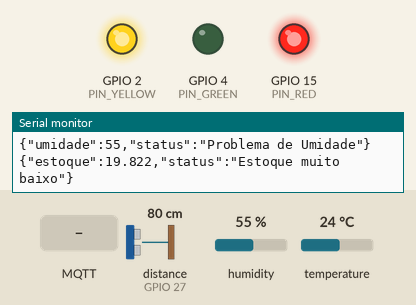
Recording of a sketch running on a simulated ESP32. Shown: output pins drawn as LEDs (lit = HIGH), the last lines printed to the serial monitor. Wiring (from diagram.json): ultrasonic range finder: trigger GPIO 14; echo GPIO 27. The inputs (shaded band) are chosen by the test bench; at power-on: distance to the obstacle (sensor on GPIO 27) 80 cm, humidity 55 %, temperature 24 °C. The echo pulse lasts 58.3 µs per cm; WiFi joins after 1.5 s; servers stay silent unless stated; no MQTT or app messages arrive unless stated; pins used as bus, display or sensor lines are not drawn.

Above: at 2.7 s.
2.8 s: distance to the obstacle (sensor on GPIO 27) set to 118 cm
5.2 s: distance to the obstacle (sensor on GPIO 27) set to 125 cm
At 7.2 s:
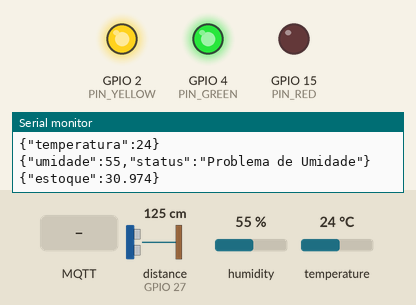
7.5 s: humidity set to 52 %
9.2 s: humidity set to 49 %
At 11.2 s:
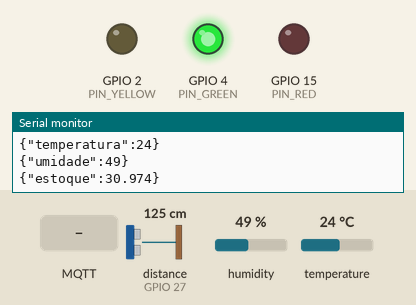
11.5 s: MQTT message "1" arrives on the first subscribed topic
At 11.8 s:
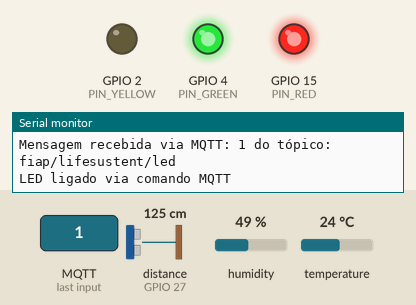
13.5 s: distance to the obstacle (sensor on GPIO 27) set to 2 cm
At 15.5 s:
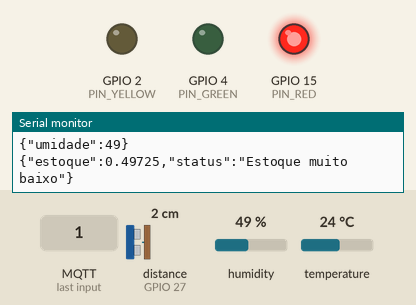
Timing chart, 0 to 16.5 s (numbered marks = the images above; inputs shaded):
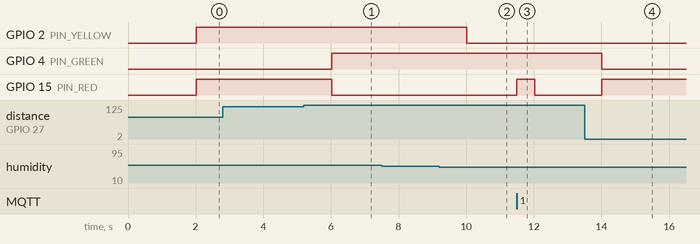

Measured:
- the behaviour switches between 121 and 122 cm on distance to the obstacle (sensor on GPIO 27) (found by bisection; images 0 and 1)
- the behaviour switches between 51 and 50 % on humidity (found by bisection; images 1 and 2)
- after the input at 5.2 s, GPIO 4 (PIN_GREEN): LOW → HIGH after 0.82 s; GPIO 15 (PIN_RED): HIGH → LOW after 0.82 s
- after the input at 9.2 s, GPIO 2 (PIN_YELLOW): HIGH → LOW after 0.82 s
- after the input at 11.5 s, GPIO 15 (PIN_RED): LOW → HIGH at once, → LOW 0.52 s later
- after the input at 13.5 s, GPIO 4 (PIN_GREEN): HIGH → LOW after 0.51 s; GPIO 15 (PIN_RED): LOW → HIGH after 0.51 s

The sketch:

sketch.ino
```cpp
#include <WiFi.h>
#include <ArduinoJson.h>
#include <DHTesp.h>
#include <PubSubClient.h>

// Configurações de WiFi
const char *SSID = "Wokwi-GUEST";
const char *PASSWORD = "";  // Substitua pelo sua senha

// Configurações de MQTT
const char *BROKER_MQTT = "broker.hivemq.com";
const int BROKER_PORT = 1883;
const char *ID_MQTT = "lifesustent";
const char *TOPIC_SUBSCRIBE_LED = "fiap/lifesustent/led";
const char *TOPIC_PUBLISH_TEMP = "fiap/lifesustent/temp";
const char *TOPIC_PUBLISH_UMID = "fiap/lifesustent/umid";
const char *TOPIC_PUBLISH_ESTQ = "fiap/lifesustent/estq";

// Configurações de Hardware
#define PIN_DHT 12
#define PIN_RED 15
#define PIN_YELLOW 2
#define PIN_GREEN 4
#define PIN_ULTRASONIC_TRIG 14
#define PIN_ULTRASONIC_ECHO 27
#define PUBLISH_DELAY 2000

// Variáveis globais
WiFiClient espClient;
PubSubClient MQTT(espClient);
DHTesp dht;
unsigned long publishUpdate = 0;
TempAndHumidity sensorValues;
const int TAMANHO = 200;
float duration_us, distance_cm;
float estoque;

// Protótipos de funções
void updateSensorValues();
void initWiFi();
void initMQTT();
void callbackMQTT(char *topic, byte *payload, unsigned int length);
void reconnectMQTT();
void reconnectWiFi();
void checkWiFIAndMQTT();

void updateSensorValues() {
  sensorValues = dht.getTempAndHumidity();
}

void initWiFi() {
  Serial.print("Conectando com a rede: ");
  Serial.println(SSID);
  WiFi.begin(SSID, PASSWORD);

  while (WiFi.status() != WL_CONNECTED) {
    delay(100);
    Serial.print(".");
  }

  Serial.println();
  Serial.print("Conectado com sucesso: ");
  Serial.println(SSID);
  Serial.print("IP: ");
  Serial.println(WiFi.localIP());
}

void initMQTT() {
  MQTT.setServer(BROKER_MQTT, BROKER_PORT);
  MQTT.setCallback(callbackMQTT);
}

void callbackMQTT(char *topic, byte *payload, unsigned int length) {
  String msg = String((char*)payload).substring(0, length);

  Serial.printf("Mensagem recebida via MQTT: %s do tópico: %s\n", msg.c_str(), topic);

  if (strcmp(topic, TOPIC_SUBSCRIBE_LED) == 0) {
    int valor = atoi(msg.c_str());

    if (valor == 1) {
      digitalWrite(PIN_RED, HIGH);
      Serial.println("LED ligado via comando MQTT");
    } else if (valor == 0) {
      digitalWrite(PIN_RED, LOW);
      Serial.println("LED desligado via comando MQTT");
    }
  }
}

void reconnectMQTT() {
  while (!MQTT.connected()) {
    Serial.print("Tentando conectar com o Broker MQTT: ");
    Serial.println(BROKER_MQTT);

    if (MQTT.connect(ID_MQTT)) {
      Serial.println("Conectado ao broker MQTT!");
      MQTT.subscribe(TOPIC_SUBSCRIBE_LED);
    } else {
      Serial.println("Falha na conexão com MQTT. Tentando novamente em 2 segundos.");
      delay(2000);
    }
  }
}

void checkWiFIAndMQTT() {
  if (WiFi.status() != WL_CONNECTED) reconnectWiFi();
  if (!MQTT.connected()) reconnectMQTT();
}

void reconnectWiFi(void) {
  if (WiFi.status() == WL_CONNECTED)
    return;

  WiFi.begin(SSID, PASSWORD); // Conecta na rede WI-FI

  while (WiFi.status() != WL_CONNECTED) {
    delay(100);
    Serial.print(".");
  }

  Serial.println();
  Serial.print("Wifi conectado com sucesso");
  Serial.print(SSID);
  Serial.println("IP: ");
  Serial.println(WiFi.localIP());
}

void setup() {
  Serial.begin(115200);

  pinMode(PIN_RED, OUTPUT);
  pinMode(PIN_YELLOW, OUTPUT);
  pinMode(PIN_GREEN, OUTPUT);
  pinMode(PIN_ULTRASONIC_TRIG, OUTPUT);
  pinMode(PIN_ULTRASONIC_ECHO, INPUT);
  digitalWrite(PIN_RED, LOW);
  dht.setup(PIN_DHT, DHTesp::DHT22);
  initWiFi();
  initMQTT();
}

void sendMessage(StaticJsonDocument<TAMANHO> doc, const char *TOPIC) {
  char buffer[TAMANHO];
  serializeJson(doc, buffer);
  MQTT.publish(TOPIC, buffer);
  Serial.println(buffer);
}

void loop() {
  checkWiFIAndMQTT();
  MQTT.loop();

  if ((millis() - publishUpdate) >= PUBLISH_DELAY) {
    publishUpdate = millis();
    updateSensorValues();

    digitalWrite(PIN_ULTRASONIC_TRIG, HIGH);
    delayMicroseconds(10);
    digitalWrite(PIN_ULTRASONIC_TRIG, LOW);

    // measure duration of pulse from ECHO pin
    duration_us = pulseIn(PIN_ULTRASONIC_ECHO, HIGH);

    // calculate the distance
    distance_cm = 0.017 * duration_us;

    estoque = distance_cm / 4;


    if (!isnan(sensorValues.temperature) && !isnan(sensorValues.humidity) && !isnan(estoque)) {


      StaticJsonDocument<TAMANHO> temp;
      StaticJsonDocument<TAMANHO> umid;
      StaticJsonDocument<TAMANHO> estq;
      temp["temperatura"] = sensorValues.temperature;
      umid["umidade"] = sensorValues.humidity;
      estq["estoque"] = estoque;

      if (estoque < 30) {
        estq["status"] = "Estoque muito baixo";
        digitalWrite(PIN_GREEN, LOW);
        digitalWrite(PIN_RED, HIGH);
      } else {
        digitalWrite(PIN_GREEN, HIGH);
        digitalWrite(PIN_RED, LOW);

      }


      bool exceedTemperatureLimit = sensorValues.temperature >= 10 && sensorValues.temperature <= 30;
      bool exceedUmidityLimit = sensorValues.humidity >= 15 && sensorValues.humidity <= 50;

      if (!exceedTemperatureLimit || !exceedUmidityLimit) {
        if (!exceedTemperatureLimit) {
          temp["status"] = "Problema de Temperatura";
        }
        if(!exceedUmidityLimit) {
          umid["status"] = "Problema de Umidade";
        }

        digitalWrite(PIN_YELLOW, HIGH);
      } else{
        digitalWrite(PIN_YELLOW, LOW);
      }

      sendMessage(temp, TOPIC_PUBLISH_TEMP);
      sendMessage(umid, TOPIC_PUBLISH_UMID);
      sendMessage(estq, TOPIC_PUBLISH_ESTQ);

    }
  }
}
```
